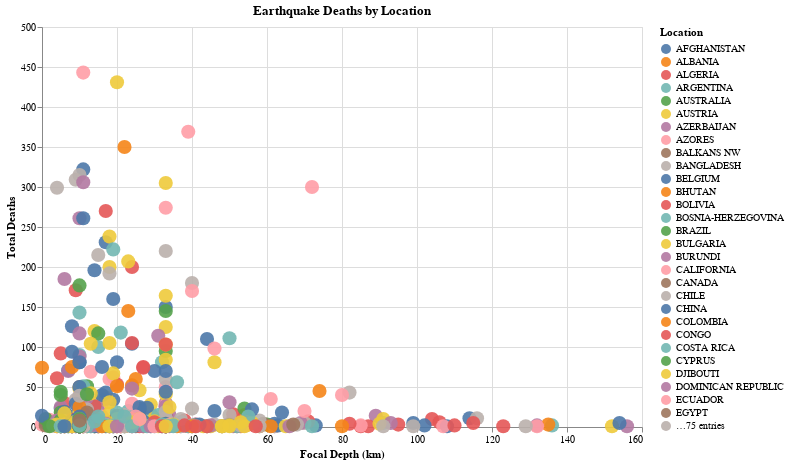

Source (notebook cell):
### Markdown cell above
This chart is very difficult to interpret because the vast majority is clustered around the x axis below 250 km. Removing the outlying points and zooming in on the clustered region, we get the following chart.

### Code cell
filtered = noaa_depth_death[noaa_depth_death['Total Deaths'] < 500]
filtered = filtered[filtered['Focal Depth (km)'] < 160]
alt.Chart(filtered).mark_circle(filled=True, 
                                size=200, 
                                opacity=0.9, 
                                color='tableau20').encode(
    x=alt.X('Focal Depth (km)', title='Focal Depth (km)', scale=alt.Scale(domain=(0,160))),
    y=alt.Y('Total Deaths', title='Total Deaths', scale=alt.Scale(domain=(0,500))),
    color=alt.Color('Location', legend=alt.Legend(title='Location')),
    tooltip=['Location', 'Focal Depth (km)', 'Total Deaths']
).configure_axis(
    tickCount=10
).properties(
    title='Earthquake Deaths by Location',
    width=600,
    height=400
).interactive()

### Figure 1 — Vega-Lite specification as saved in the notebook (floating-point values rounded to 4 significant figures; data arrays with more than 128 entries replaced by an {"elided": "..."} marker saying what was removed)
{"config": {"view": {"continuousWidth": 400, "continuousHeight": 300}, "axis": {"tickCount": 10}}, "data": {"name": "data-6b99e7145bcdec81eef09b835df32470"}, "mark": {"type": "circle", "color": "tableau20", "filled": true, "opacity": 0.9, "size": 200}, "encoding": {"color": {"type": "nominal", "field": "Location", "legend": {"title": "Location"}}, "tooltip": [{"type": "nominal", "field": "Location"}, {"type": "quantitative", "field": "Focal Depth (km)"}, {"type": "quantitative", "field": "Total Deaths"}], "x": {"type": "quantitative", "field": "Focal Depth (km)", "scale": {"domain": [0, 160]}, "title": "Focal Depth (km)"}, "y": {"type": "quantitative", "field": "Total Deaths", "scale": {"domain": [0, 500]}, "title": "Total Deaths"}}, "height": 400, "title": "Earthquake Deaths by Location", "width": 600, "$schema": "https://vega.github.io/schema/vega-lite/v4.8.1.json", "datasets": {"data-6b99e7145bcdec81eef09b835df32470": {"elided": "731 records"}}}
